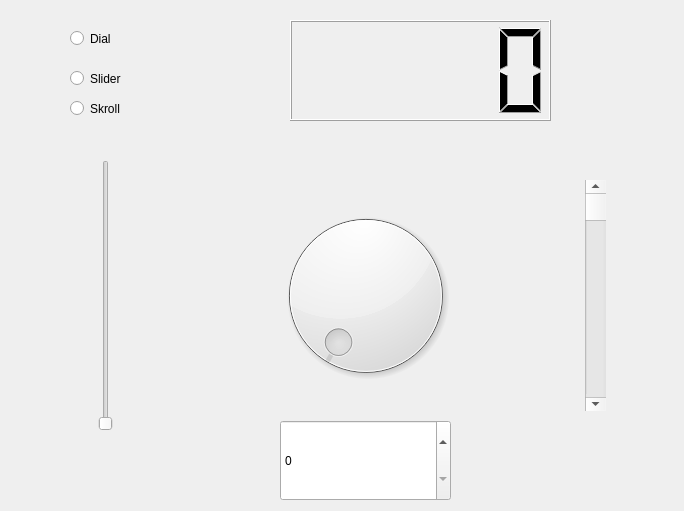
<?xml version="1.0" encoding="UTF-8"?>
<ui version="4.0">
 <class>MainWindow</class>
 <widget class="QMainWindow" name="MainWindow">
  <property name="geometry">
   <rect>
    <x>0</x>
    <y>0</y>
    <width>684</width>
    <height>511</height>
   </rect>
  </property>
  <property name="windowTitle">
   <string>MainWindow</string>
  </property>
  <widget class="QWidget" name="centralWidget">
   <widget class="QDial" name="dial">
    <property name="geometry">
     <rect>
      <x>260</x>
      <y>200</y>
      <width>211</width>
      <height>191</height>
     </rect>
    </property>
    <property name="minimum">
     <number>99</number>
    </property>
    <property name="maximum">
     <number>199</number>
    </property>
   </widget>
   <widget class="QSlider" name="Slider">
    <property name="geometry">
     <rect>
      <x>50</x>
      <y>160</y>
      <width>111</width>
      <height>271</height>
     </rect>
    </property>
    <property name="orientation">
     <enum>Qt::Vertical</enum>
    </property>
   </widget>
   <widget class="QLCDNumber" name="lcdNumber">
    <property name="geometry">
     <rect>
      <x>290</x>
      <y>20</y>
      <width>261</width>
      <height>101</height>
     </rect>
    </property>
   </widget>
   <widget class="QRadioButton" name="DialButton">
    <property name="geometry">
     <rect>
      <x>70</x>
      <y>30</y>
      <width>82</width>
      <height>17</height>
     </rect>
    </property>
    <property name="text">
     <string>Dial</string>
    </property>
   </widget>
   <widget class="QRadioButton" name="SliderButton">
    <property name="geometry">
     <rect>
      <x>70</x>
      <y>70</y>
      <width>82</width>
      <height>17</height>
     </rect>
    </property>
    <property name="text">
     <string>Slider</string>
    </property>
   </widget>
   <widget class="QScrollBar" name="Skroll">
    <property name="geometry">
     <rect>
      <x>585</x>
      <y>180</y>
      <width>21</width>
      <height>231</height>
     </rect>
    </property>
    <property name="minimum">
     <number>0</number>
    </property>
    <property name="maximum">
     <number>199</number>
    </property>
    <property name="orientation">
     <enum>Qt::Vertical</enum>
    </property>
    <property name="invertedControls">
     <bool>false</bool>
    </property>
   </widget>
   <widget class="QRadioButton" name="SkrollButton">
    <property name="geometry">
     <rect>
      <x>70</x>
      <y>100</y>
      <width>82</width>
      <height>17</height>
     </rect>
    </property>
    <property name="text">
     <string>Skroll</string>
    </property>
   </widget>
   <widget class="QSpinBox" name="spinBox">
    <property name="geometry">
     <rect>
      <x>280</x>
      <y>420</y>
      <width>171</width>
      <height>81</height>
     </rect>
    </property>
    <property name="maximum">
     <number>1000</number>
    </property>
   </widget>
  </widget>
 </widget>
 <layoutdefault spacing="6" margin="11"/>
 <resources/>
 <connections/>
</ui>
